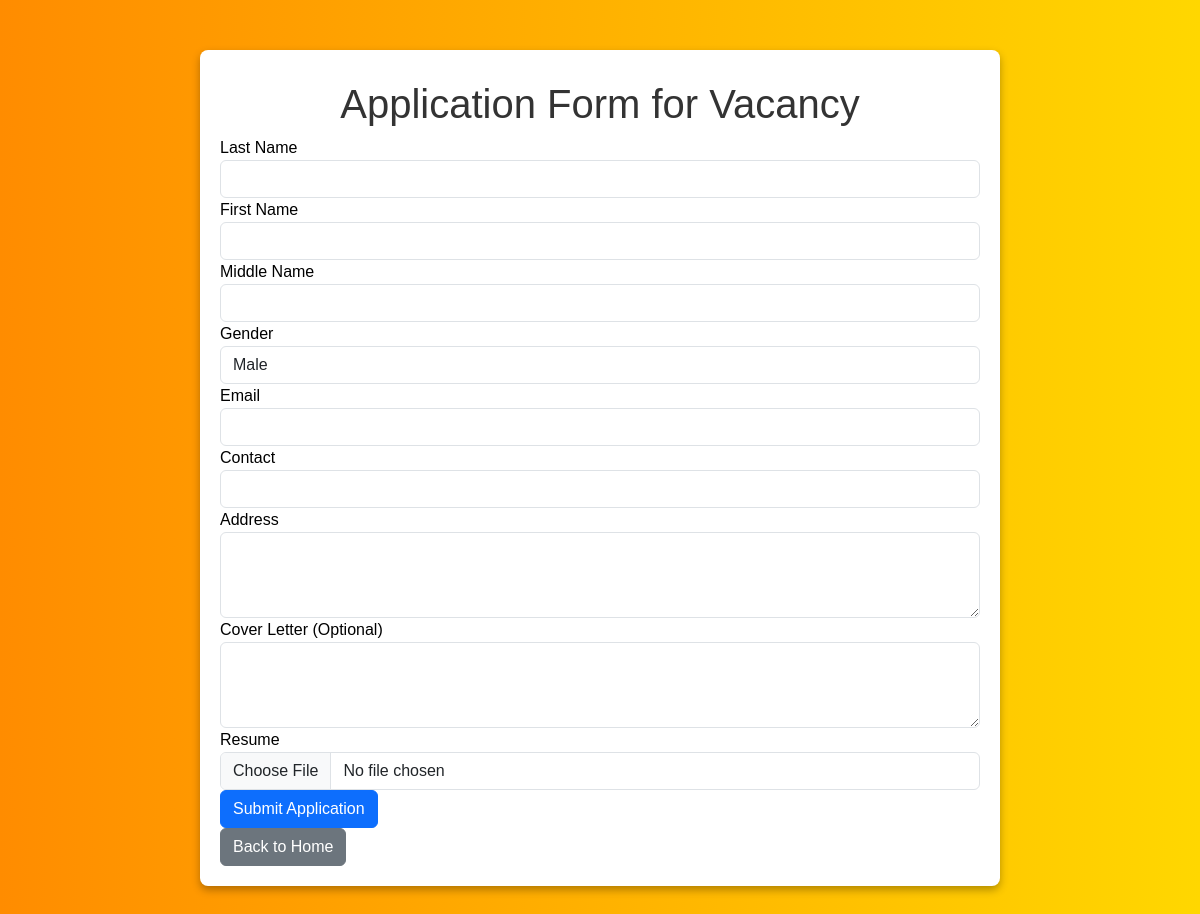
/submit_application.php?id=4, run on an earlier commit of the app's database.
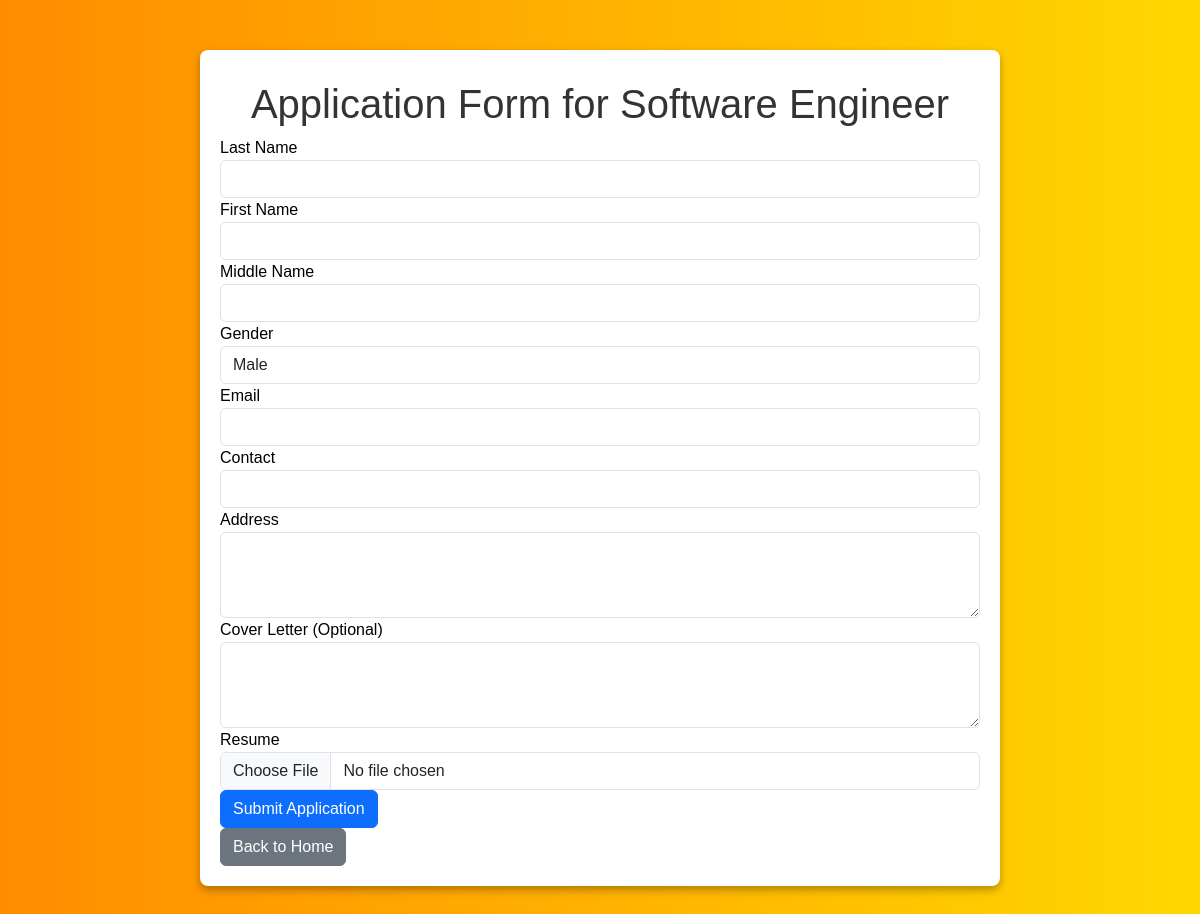
And on a later commit of the database.
### tables this page shows
CREATE TABLE `vacancy` (
  `id` int(30) NOT NULL,
  `position` varchar(200) NOT NULL,
  `availability` int(30) NOT NULL,
  `description` text NOT NULL,
  `status` tinyint(1) NOT NULL DEFAULT 1,
  `date_created` datetime NOT NULL DEFAULT current_timestamp()
);

### submit_application.php (the view, shortened to what this page needs)
<?php
include 'admin/db_connect.php';
if (isset($_GET['id']) && is_numeric($_GET['id'])) {
    $job_id = (int) $_GET['id'];
    $qry = $conn->query("SELECT * FROM vacancy WHERE id = $job_id");
    if ($qry && $qry->num_rows > 0) {
        $row = $qry->fetch_array();
        $position = $row['position'];
    } else {
        die("No job found for the provided job ID.");
    }
} else {
    die("Missing or invalid job ID in the URL.");
}
?>
<!DOCTYPE html>
<html lang="en">
<head>
    <link href="https://cdn.jsdelivr.net/npm/bootstrap@5.3.0-alpha1/dist/css/bootstrap.min.css" rel="stylesheet">
</head>
<body>
    <div class="container-fluid">
        <h1>Application Form for <?php echo htmlspecialchars($position); ?></h1>
        <form id="applicationForm" method="POST" action="submit_application.php?id=<?php echo $job_id; ?>" enctype="multipart/form-data">
            <div class="form-group">
                <label for="lastname">Last Name</label>
                <input type="text" class="form-control" name="lastname" required>
            </div>
            <div class="form-group">
                <label for="firstname">First Name</label>
                <input type="text" class="form-control" name="firstname" required>
            </div>
            <div class="form-group">
                <label for="middlename">Middle Name</label>
                <input type="text" class="form-control" name="middlename" required>
            </div>
            <div class="form-group">
                <label for="gender">Gender</label>
                <select name="gender" class="form-control" required>
                    <option>Male</option>
                </select>
            </div>
            <div class="form-group">
                <label for="email">Email</label>
                <input type="email" class="form-control" name="email" value="<?php echo isset($_SESSION['email']) ? htmlspecialchars($_SESSION['email']) : ''; ?>" required>
            </div>
            <div class="form-group">
                <label for="contact">Contact</label>
                <input type="text" class="form-control" name="contact" required>
            </div>
            <div class="form-group">
                <label for="address">Address</label>
                <textarea name="address" class="form-control" rows="3" required></textarea>
            </div>
            <div class="form-group">
                <label for="cover_letter">Cover Letter (Optional)</label>
                <textarea name="cover_letter" class="form-control" rows="3"></textarea>
            </div>
            <div class="form-group">
                <label for="resume">Resume</label>
                <input type="file" class="form-control" name="resume" accept="application/msword,application/pdf,text/plain" required>
            </div>
            <button type="submit" class="btn btn-primary btn-block">Submit Application</button>
        </form>
        <a href="index.php" class="btn btn-secondary">Back to Home</a>
    </div>
</body>
</html>

What changed in the data, as far as the page shows it:
changed vacancy: position "Vacancy" → "Software Engineer"
